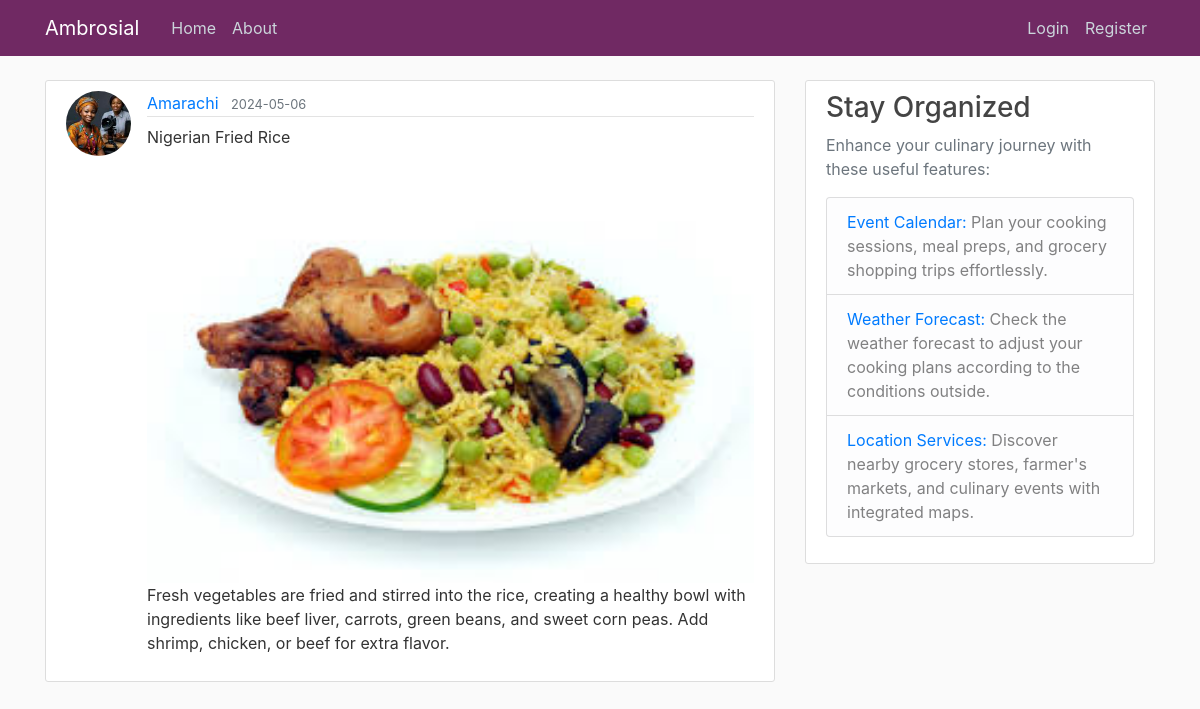
The app's page /post/4 with its own data.
### flask_ambrosial/models.py (models this page shows, shortened)
class User(db.Model, UserMixin):
    id = db.Column(db.Integer, primary_key=True)
    username = db.Column(db.String(20), unique=True, nullable=False)
    email = db.Column(db.String(120), unique=True, nullable=False)
    image_file = db.Column(db.String(20),
                           nullable=False, default='default.jpg')
    password = db.Column(db.String(60), nullable=False)
    """ Relationship with Post model, one-to-many
    relationship (one user can have multiple posts) """
    posts = db.relationship('Post', backref='author', lazy=True)

class Post(db.Model):
    id = db.Column(db.Integer, primary_key=True)
    title = db.Column(db.String(100), nullable=False)
    date_posted = db.Column(db.DateTime,
                            nullable=False,
                            default=datetime.now(timezone.utc))
    content = db.Column(db.Text, nullable=False)
    user_id = db.Column(db.Integer, db.ForeignKey('user.id'), nullable=False)
    image_filename = db.Column(db.String(100), nullable=False)

### flask_ambrosial/posts/routes.py (the view)
@posts.route("/post/<int:post_id>")
def post(post_id):
    post = Post.query.get_or_404(post_id)
    return render_template('post.html', title=post.title, post=post)

### flask_ambrosial/templates/post.html (shortened to what this page needs)
{% extends "layout.html" %}
{% block content %}
    <article class="media content-section">
        <img class="rounded-circle article-img" src="{{ url_for('static', filename='profile_pics/' + post.author.image_file) }}">
        <div class="media-body">
            <div class="article-metadata">
                <a class="mr-2" href="{{ url_for('users.user_posts', username=post.author.username) }}">{{ post.author.username }}</a>
                <small class="text-muted">{{ post.date_posted.strftime('%Y-%m-%d') }}</small>
            </div>
            <h2 class="article-title"></h2>{{ post.title }}</h2>
            {% if post.image_filename %}
                <img src="{{ url_for('static', filename='post_pics/' + post.image_filename) }}" alt="{{ post.title }}" style="width:100%; border:none;">
            {% endif %}
            <p class="article-content">{{ post.content }}</p>
        </div>
    </article>
{% endblock content %}

### flask_ambrosial/static/main.css (style rules this page uses)
body { background: #fafafa; color: #333333; margin-top: 5rem; }
.content-section { background: #ffffff; padding: 10px 20px; border: 1px solid #dddddd; border-radius: 3px; margin-bottom: 20px; }
.article-content { white-space: pre-line; }
.article-img { height: 65px; width: 65px; margin-right: 16px; }
.article-metadata { padding-bottom: 1px; margin-bottom: 4px; border-bottom: 1px solid #e3e3e3; }

### records on screen
User: image_file (picture), author.username "Amarachi"
Post: date_posted "2024-05-06", title "Nigerian Fried Rice", image_filename (picture), content "Fresh vegetables are fried and stirred into the rice, creating a healthy bowl with ingredients like beef liver, carrots, green beans, and sweet corn peas. Add shrimp, chicken, or beef for extra flavor."
